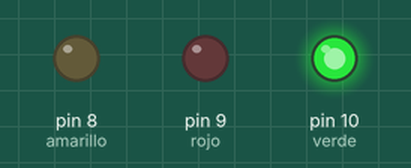
Recording of a sketch running on a simulated Arduino Uno, built with avr-gcc and run on an emulated ATmega328P. Shown: output pins drawn as LEDs (lit = HIGH).

Above: at 1.0 s.
At 3.0 s:
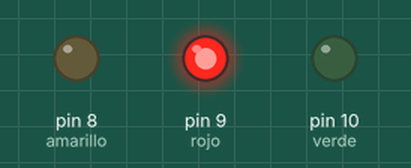
At 5.0 s:
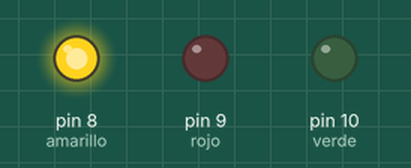
Timing chart, 0 to 7.8 s (numbered marks = the images above):
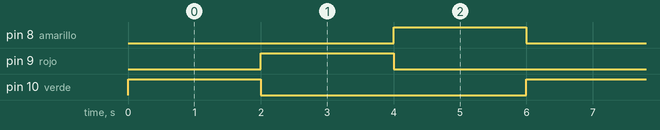

Measured:
- by itself, pin 8 (amarillo), pin 9 (rojo), pin 10 (verde): alternates HIGH for 2.0 s and LOW for 4.0 s
- by itself, everything shown: repeats every 6.0 s, in 3 steps

The sketch:

ejercicio_1_11.ino
```cpp
#define verde  10
#define rojo  9
#define amarillo  8
void setup()
{
  Serial.begin(9600);

  pinMode(verde, OUTPUT);
  pinMode(rojo, OUTPUT);
  pinMode(amarillo, OUTPUT);
}

void loop(){

digitalWrite(verde, HIGH);
digitalWrite(rojo, LOW);
digitalWrite(amarillo, LOW);// Enciende el primer LED
delay(2000); // Se mantiene 200 ms encendido
digitalWrite(verde, LOW);
digitalWrite(rojo, HIGH);
digitalWrite(amarillo, LOW); // Enciende el segundo LED
delay(2000); // Se mantiene 200 ms encendido
digitalWrite(verde, LOW);
digitalWrite(rojo, LOW);
digitalWrite(amarillo, HIGH);; // Enciende el tercer LED
delay(2000);  // Se mantiene 200 ms encendido
}  
```
